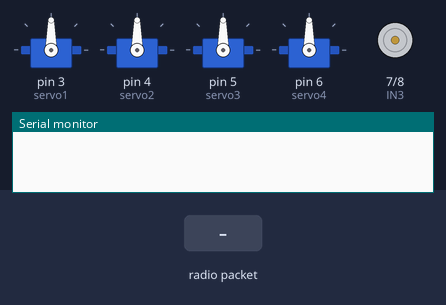
A sketch run on a simulated Arduino Uno, built with avr-gcc and run on an emulated ATmega328P. Parts: 4 × servo, motor-driver pin pairs drawn as motors (green arrow = first pin HIGH = forward, orange = second pin HIGH = backward, longer = more drive), the last lines printed to the serial monitor. The inputs (shaded band) are chosen by the test bench. No radio packets arrive unless stated.

Above: at 1.2 s.
1.3 s: radio packet "Forward" arrives
At 2.1 s:
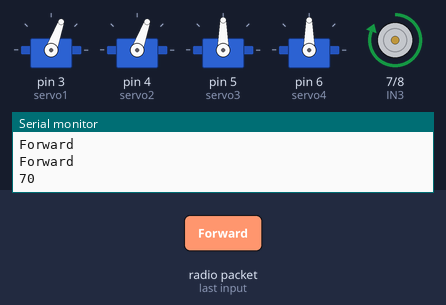
2.8 s: radio packet "Backward" arrives
At 3.2 s:
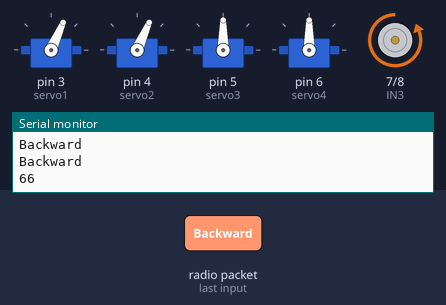
4.3 s: radio packet "Right" arrives
At 5.5 s:
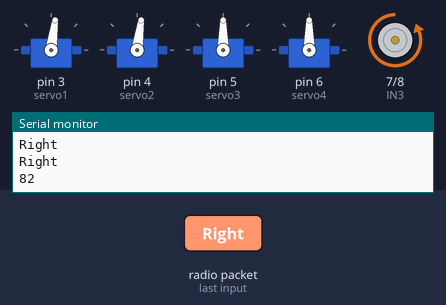
5.8 s: radio packet "PP" arrives
At 6.7 s:
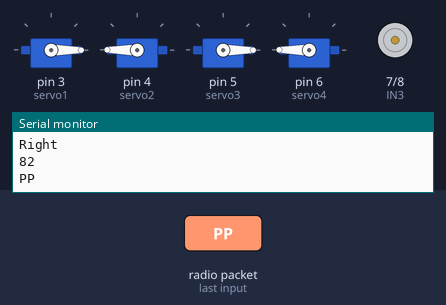
7.3 s: radio packet "Left" arrives
At 7.8 s:
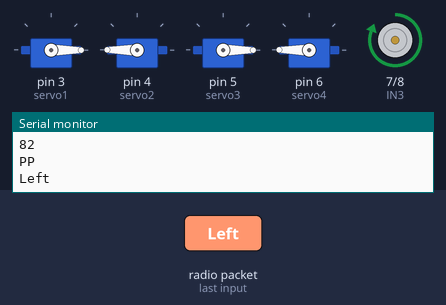
8.8 s: radio packet "NM" arrives
At 10.2 s:
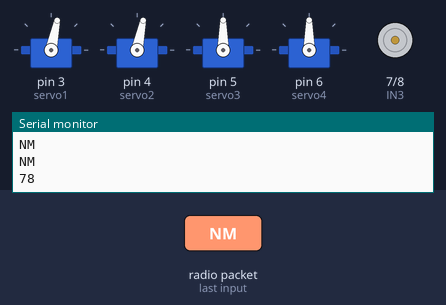
Timing chart, 0 to 11.3 s (numbered marks = the images above; inputs shaded):
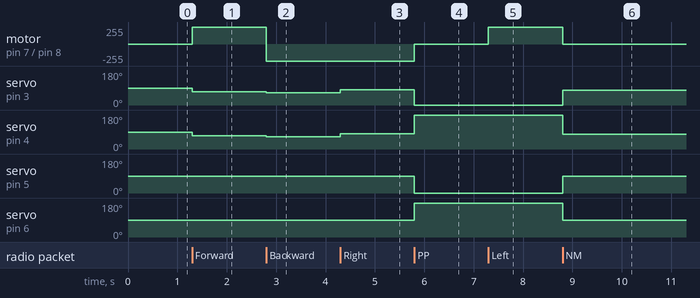

Measured:
- after the input at 1.3 s, motor on pin 7 (IN3) / pin 8 (IN4): stopped → forward 255/255 at once; servo on pin 3 (servo1), servo on pin 4 (servo2): 90° → 70° at once
- after the input at 2.8 s, motor on pin 7 (IN3) / pin 8 (IN4): forward 255/255 → backward 255/255 at once; servo on pin 3 (servo1), servo on pin 4 (servo2): 70° → 66° at once
- after the input at 4.3 s, servo on pin 3 (servo1), servo on pin 4 (servo2): 66° → 82° at once
- after the input at 5.8 s, motor on pin 7 (IN3) / pin 8 (IN4): backward 255/255 → stopped at once; servo on pin 3 (servo1): 82° → 0° at once; servo on pin 4 (servo2): 82° → 180° at once; servo on pin 5 (servo3): 90° → 0° at once; servo on pin 6 (servo4): 90° → 180° at once
- after the input at 7.3 s, motor on pin 7 (IN3) / pin 8 (IN4): stopped → forward 255/255 at once
- after the input at 8.8 s, motor on pin 7 (IN3) / pin 8 (IN4): forward 255/255 → stopped at once; servo on pin 3 (servo1): 0° → 78° at once; servo on pin 4 (servo2): 180° → 78° at once; servo on pin 5 (servo3): 0° → 90° at once; servo on pin 6 (servo4): 180° → 90° at once

The sketch:

receiver.ino
```cpp
#include <SPI.h>
#include <nRF24L01.h>
#include <RF24.h>
#include <Servo.h>

#define CE_PIN 9
#define CSN_PIN 10

RF24 radio(CE_PIN, CSN_PIN);
const byte address[6] = "00001";

#define IN1 0   // L298N Motor Driver Input 1
#define IN2 1   // L298N Motor Driver Input 2
#define IN3 7   // L298N Motor Driver Input 3
#define IN4 8   // L298N Motor Driver Input 4

Servo servo1, servo2, servo3, servo4;

int potValue = 90; // Default servo angle
bool specialMode = false; // PP/NM mode active flag

void setup() {
    Serial.begin(9600);

    pinMode(IN1, OUTPUT);
    pinMode(IN2, OUTPUT);
    pinMode(IN3, OUTPUT);
    pinMode(IN4, OUTPUT);

    // Attach servos to PWM pins
    servo1.attach(3);
    servo2.attach(4);
    servo3.attach(5);
    servo4.attach(6);

    // Set servos 3 & 4 to default 90 degrees
    servo3.write(90);
    servo4.write(90);

    // NRF24L01 Setup
    radio.begin();
    radio.openReadingPipe(0, address);
    radio.setPALevel(RF24_PA_LOW);
    radio.startListening();
}

void loop() {
    if (radio.available()) {
        char receivedMessage[10] = "";
        radio.read(&receivedMessage, sizeof(receivedMessage));
        String message = receivedMessage;
        // Serial.println("Received: " + message);

        // Motor Control
        if (message == "Forward") {
            moveForward();
            Serial.println("Forward");
        } else if (message == "Backward") {
            moveBackward();
            Serial.println("Backward");
        } else if (message == "Left") {
            rotateLeft();
            Serial.println("Left");
        } else if (message == "Right") {
            rotateRight();
            Serial.println("Right");
        }
        else{
            stationary();
        }

        // Special Servo Modes
        if (message == "PP") {
          Serial.println("PP");
            specialMode = true;
            servo1.write(0);
            servo2.write(180);
            servo3.write(0);
            servo4.write(180);
        } else if (message == "NM") {
          Serial.println("NM");
            specialMode = false;
            servo3.write(90);
            servo4.write(90);
        }

        // Potentiometer Control for Servos 1 & 2
        if(!specialMode) {
            Serial.println(message);
            int pot = (int) message[0]; // Convert received string to integer
            // if (!specialMode) {
            potValue = pot;
            Serial.println(potValue);
            servo1.write(potValue);
            servo2.write(potValue);
            // }
        }
    }
}

// Motor Control Functions
void moveForward() {
    analogWrite(IN1, HIGH);
    analogWrite(IN2, LOW);
    digitalWrite(IN3, HIGH);
    digitalWrite(IN4, LOW);
}

void moveBackward() {
    analogWrite(IN1, LOW);
    analogWrite(IN2, HIGH);
    digitalWrite(IN3, LOW);
    digitalWrite(IN4, HIGH);
}

void rotateLeft() {
    analogWrite(IN1, LOW);
    analogWrite(IN2, HIGH);
    digitalWrite(IN3, HIGH);
    digitalWrite(IN4, LOW);
}

void rotateRight() {
    analogWrite(IN1, HIGH);
    analogWrite(IN2, LOW);
    digitalWrite(IN3, LOW);
    digitalWrite(IN4, HIGH);
}

void stationary(){
    analogWrite(IN1, LOW);
    analogWrite(IN2, LOW);
    digitalWrite(IN3, LOW);
    digitalWrite(IN4, LOW);
}
```
